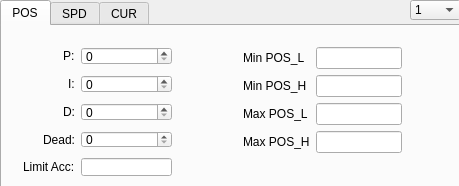
<?xml version="1.0" encoding="UTF-8"?>
<ui version="4.0">
 <class>Pid</class>
 <widget class="QWidget" name="Pid">
  <property name="geometry">
   <rect>
    <x>0</x>
    <y>0</y>
    <width>459</width>
    <height>186</height>
   </rect>
  </property>
  <property name="windowTitle">
   <string>Bottom</string>
  </property>
  <widget class="QTabWidget" name="PID_2">
   <property name="geometry">
    <rect>
     <x>0</x>
     <y>0</y>
     <width>461</width>
     <height>211</height>
    </rect>
   </property>
   <property name="sizePolicy">
    <sizepolicy hsizetype="Expanding" vsizetype="Expanding">
     <horstretch>8</horstretch>
     <verstretch>0</verstretch>
    </sizepolicy>
   </property>
   <property name="font">
    <font>
     <pointsize>9</pointsize>
    </font>
   </property>
   <property name="mouseTracking">
    <bool>true</bool>
   </property>
   <property name="currentIndex">
    <number>0</number>
   </property>
   <widget class="QWidget" name="POS">
    <property name="mouseTracking">
     <bool>true</bool>
    </property>
    <property name="toolTip">
     <string>&lt;html&gt;&lt;head/&gt;&lt;body&gt;&lt;p&gt;位置环PID参数&lt;/p&gt;&lt;/body&gt;&lt;/html&gt;</string>
    </property>
    <attribute name="title">
     <string>POS</string>
    </attribute>
    <widget class="QWidget" name="formLayoutWidget_3">
     <property name="geometry">
      <rect>
       <x>10</x>
       <y>10</y>
       <width>171</width>
       <height>151</height>
      </rect>
     </property>
     <layout class="QFormLayout" name="formLayout_3">
      <property name="sizeConstraint">
       <enum>QLayout::SetDefaultConstraint</enum>
      </property>
      <property name="labelAlignment">
       <set>Qt::AlignRight|Qt::AlignTrailing|Qt::AlignVCenter</set>
      </property>
      <property name="verticalSpacing">
       <number>10</number>
      </property>
      <item row="0" column="0">
       <widget class="QLabel" name="POS_PLabel">
        <property name="text">
         <string>P:</string>
        </property>
       </widget>
      </item>
      <item row="0" column="1">
       <widget class="QSpinBox" name="POS_PSpinBox">
        <property name="maximum">
         <number>65535</number>
        </property>
       </widget>
      </item>
      <item row="1" column="0">
       <widget class="QLabel" name="POS_ILabel">
        <property name="text">
         <string>I:</string>
        </property>
       </widget>
      </item>
      <item row="1" column="1">
       <widget class="QSpinBox" name="POS_ISpinBox">
        <property name="maximum">
         <number>65535</number>
        </property>
       </widget>
      </item>
      <item row="2" column="0">
       <widget class="QLabel" name="POS_DLabel">
        <property name="text">
         <string>D:</string>
        </property>
       </widget>
      </item>
      <item row="3" column="0">
       <widget class="QLabel" name="POS_DLabel_2">
        <property name="text">
         <string>Dead:</string>
        </property>
       </widget>
      </item>
      <item row="4" column="0">
       <widget class="QLabel" name="limitAccLabel">
        <property name="text">
         <string>Limit Acc:</string>
        </property>
       </widget>
      </item>
      <item row="4" column="1">
       <widget class="QLineEdit" name="maxAccLineEdit"/>
      </item>
      <item row="2" column="1">
       <widget class="QSpinBox" name="POS_DSpinBox">
        <property name="maximum">
         <number>65535</number>
        </property>
       </widget>
      </item>
      <item row="3" column="1">
       <widget class="QSpinBox" name="POS_DSSpinBox">
        <property name="maximum">
         <number>65535</number>
        </property>
       </widget>
      </item>
     </layout>
    </widget>
    <widget class="QWidget" name="formLayoutWidget_4">
     <property name="geometry">
      <rect>
       <x>230</x>
       <y>10</y>
       <width>181</width>
       <height>131</height>
      </rect>
     </property>
     <layout class="QFormLayout" name="formLayout_4">
      <item row="0" column="0">
       <widget class="QLabel" name="minPosLLabel">
        <property name="text">
         <string>Min POS_L</string>
        </property>
       </widget>
      </item>
      <item row="0" column="1">
       <widget class="QLineEdit" name="minPosLLineEdit"/>
      </item>
      <item row="1" column="0">
       <widget class="QLabel" name="minPosHLabel">
        <property name="text">
         <string>Min POS_H</string>
        </property>
       </widget>
      </item>
      <item row="1" column="1">
       <widget class="QLineEdit" name="minPosHLineEdit"/>
      </item>
      <item row="2" column="0">
       <widget class="QLabel" name="maxPosLLabel">
        <property name="text">
         <string>Max POS_L</string>
        </property>
       </widget>
      </item>
      <item row="2" column="1">
       <widget class="QLineEdit" name="maxPosLLineEdit"/>
      </item>
      <item row="3" column="0">
       <widget class="QLabel" name="maxPosHLabel">
        <property name="text">
         <string>Max POS_H</string>
        </property>
       </widget>
      </item>
      <item row="3" column="1">
       <widget class="QLineEdit" name="maxPosHLineEdit"/>
      </item>
     </layout>
    </widget>
   </widget>
   <widget class="QWidget" name="SPD">
    <property name="mouseTracking">
     <bool>true</bool>
    </property>
    <property name="toolTip">
     <string>&lt;html&gt;&lt;head/&gt;&lt;body&gt;&lt;p&gt;速度环PID参数&lt;/p&gt;&lt;/body&gt;&lt;/html&gt;</string>
    </property>
    <attribute name="title">
     <string>SPD</string>
    </attribute>
    <widget class="QWidget" name="formLayoutWidget">
     <property name="geometry">
      <rect>
       <x>10</x>
       <y>10</y>
       <width>171</width>
       <height>151</height>
      </rect>
     </property>
     <layout class="QFormLayout" name="formLayout">
      <property name="sizeConstraint">
       <enum>QLayout::SetDefaultConstraint</enum>
      </property>
      <property name="labelAlignment">
       <set>Qt::AlignRight|Qt::AlignTrailing|Qt::AlignVCenter</set>
      </property>
      <property name="verticalSpacing">
       <number>10</number>
      </property>
      <item row="0" column="0">
       <widget class="QLabel" name="SPD_PLabel">
        <property name="text">
         <string>P:</string>
        </property>
       </widget>
      </item>
      <item row="0" column="1">
       <widget class="QSpinBox" name="SPD_PSpinBox">
        <property name="maximum">
         <number>65535</number>
        </property>
       </widget>
      </item>
      <item row="1" column="0">
       <widget class="QLabel" name="SPD_ILabel">
        <property name="text">
         <string>I:</string>
        </property>
       </widget>
      </item>
      <item row="1" column="1">
       <widget class="QSpinBox" name="SPD_ISpinBox">
        <property name="maximum">
         <number>65535</number>
        </property>
       </widget>
      </item>
      <item row="2" column="0">
       <widget class="QLabel" name="SPD_DLabel">
        <property name="text">
         <string>D:</string>
        </property>
       </widget>
      </item>
      <item row="3" column="0">
       <widget class="QLabel" name="SPD_DSLabel">
        <property name="text">
         <string>Dead:</string>
        </property>
       </widget>
      </item>
      <item row="4" column="0">
       <widget class="QLabel" name="limitSpdLabel">
        <property name="text">
         <string>Limit Spd:</string>
        </property>
       </widget>
      </item>
      <item row="4" column="1">
       <widget class="QLineEdit" name="maxSpdLineEdit"/>
      </item>
      <item row="2" column="1">
       <widget class="QSpinBox" name="SPD_DSpinBox">
        <property name="maximum">
         <number>65535</number>
        </property>
       </widget>
      </item>
      <item row="3" column="1">
       <widget class="QSpinBox" name="SPD_DSSpinBox">
        <property name="maximum">
         <number>65535</number>
        </property>
       </widget>
      </item>
     </layout>
    </widget>
   </widget>
   <widget class="QWidget" name="CUR">
    <property name="mouseTracking">
     <bool>true</bool>
    </property>
    <property name="toolTip">
     <string>&lt;html&gt;&lt;head/&gt;&lt;body&gt;&lt;p&gt;电流环PID参数&lt;/p&gt;&lt;/body&gt;&lt;/html&gt;</string>
    </property>
    <attribute name="title">
     <string>CUR</string>
    </attribute>
    <widget class="QWidget" name="formLayoutWidget_2">
     <property name="geometry">
      <rect>
       <x>10</x>
       <y>10</y>
       <width>171</width>
       <height>155</height>
      </rect>
     </property>
     <layout class="QFormLayout" name="formLayout_2">
      <property name="sizeConstraint">
       <enum>QLayout::SetDefaultConstraint</enum>
      </property>
      <property name="fieldGrowthPolicy">
       <enum>QFormLayout::AllNonFixedFieldsGrow</enum>
      </property>
      <property name="labelAlignment">
       <set>Qt::AlignRight|Qt::AlignTrailing|Qt::AlignVCenter</set>
      </property>
      <property name="horizontalSpacing">
       <number>15</number>
      </property>
      <property name="verticalSpacing">
       <number>20</number>
      </property>
      <property name="topMargin">
       <number>10</number>
      </property>
      <property name="rightMargin">
       <number>0</number>
      </property>
      <property name="bottomMargin">
       <number>0</number>
      </property>
      <item row="0" column="0">
       <widget class="QLabel" name="CUR_PLabel">
        <property name="text">
         <string>P:</string>
        </property>
       </widget>
      </item>
      <item row="0" column="1">
       <widget class="QSpinBox" name="CUR_PSpinBox">
        <property name="maximum">
         <number>65535</number>
        </property>
       </widget>
      </item>
      <item row="1" column="0">
       <widget class="QLabel" name="CUR_ILabel">
        <property name="text">
         <string>I:</string>
        </property>
       </widget>
      </item>
      <item row="1" column="1">
       <widget class="QSpinBox" name="CUR_ISpinBox">
        <property name="maximum">
         <number>65535</number>
        </property>
       </widget>
      </item>
      <item row="2" column="0">
       <widget class="QLabel" name="CUR_DLabel">
        <property name="text">
         <string>D:</string>
        </property>
       </widget>
      </item>
      <item row="2" column="1">
       <widget class="QSpinBox" name="CUR_DSpinBox">
        <property name="maximum">
         <number>65535</number>
        </property>
       </widget>
      </item>
      <item row="3" column="0">
       <widget class="QLabel" name="limitCurLabel">
        <property name="text">
         <string>Limit Cur:</string>
        </property>
       </widget>
      </item>
      <item row="3" column="1">
       <widget class="QLineEdit" name="maxCurLineEdit"/>
      </item>
     </layout>
    </widget>
   </widget>
  </widget>
  <widget class="QComboBox" name="adjustGroupComboBox">
   <property name="geometry">
    <rect>
     <x>410</x>
     <y>0</y>
     <width>51</width>
     <height>20</height>
    </rect>
   </property>
   <property name="sizePolicy">
    <sizepolicy hsizetype="Fixed" vsizetype="Fixed">
     <horstretch>1</horstretch>
     <verstretch>0</verstretch>
    </sizepolicy>
   </property>
   <property name="font">
    <font>
     <pointsize>9</pointsize>
    </font>
   </property>
   <property name="mouseTracking">
    <bool>true</bool>
   </property>
   <property name="toolTip">
    <string>&lt;html&gt;&lt;head/&gt;&lt;body&gt;&lt;p&gt;切换PID调整组显示：1-低载PID参数，2-中载PID参数，3-重载PID参数&lt;/p&gt;&lt;/body&gt;&lt;/html&gt;</string>
   </property>
   <item>
    <property name="text">
     <string>1</string>
    </property>
   </item>
   <item>
    <property name="text">
     <string>2</string>
    </property>
   </item>
   <item>
    <property name="text">
     <string>3</string>
    </property>
   </item>
  </widget>
 </widget>
 <layoutdefault spacing="6" margin="11"/>
 <resources/>
 <connections/>
</ui>
